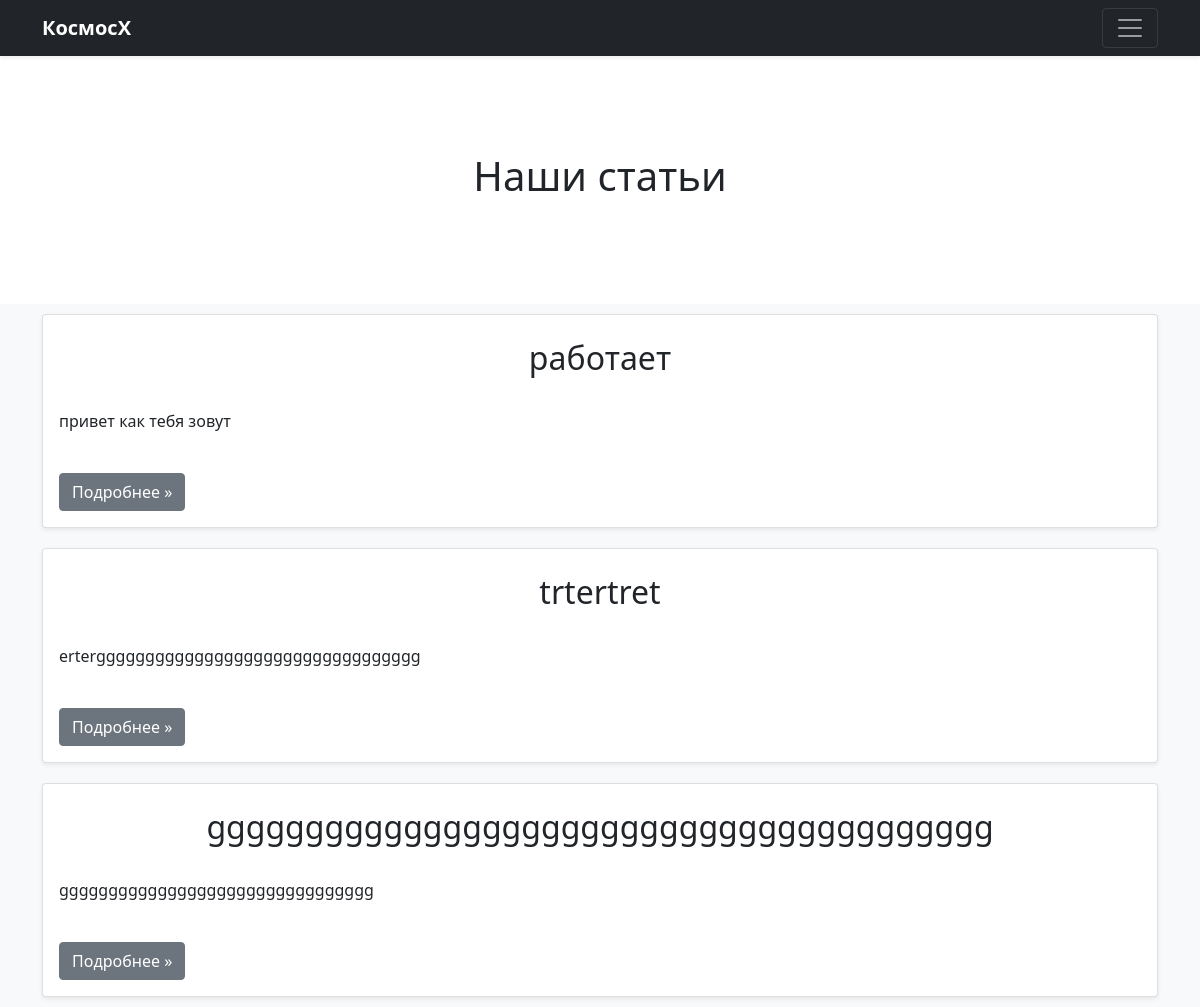
Screenshot of /category/articles_for_adults.php with the database file from the repository.
### tables this page shows
CREATE TABLE `age_old` (
  `id` int(11) NOT NULL,
  `title` varchar(255) NOT NULL,
  `description` varchar(255) DEFAULT NULL,
  `text` text NOT NULL,
  `img` varchar(255) NOT NULL
);

### category/articles_for_adults.php (the view, shortened to what this page needs)
<!Doctype html>
<html lang="en">
  <head>
<link href="../assets/dist/css/bootstrap.min.css" rel="stylesheet">
  </head>
  <body>
  <?php require_once "../blocks/header.php"; ?>
<main>
  <section class="py-5 text-center container">
    <div class="row py-lg-5">
      <div class="col-lg-6 col-md-8 mx-auto">
        <h1 class="fw-light">Наши статьи</h1>
      </div>
    </div>
  </section>
  <?php
      require_once "../connect_db/connect.php";
      $query = "SELECT * FROM age_old";
      $result = $connection->query($query);
      $rows = $result->num_rows;
      for ($j = 0; $j < $rows; ++$j)
      {
          ?>
<div class="album bg-light dec" style="padding: 10px">
              <div class="container">
                  <div class="col">
                      <div class="card shadow-sm">
                          <div class="card-body">
                          <h2 class="card-text" style="justify-content: center;"><?php
                          $result->data_seek($j);
                          echo '<h2 style="text-align: center;">' . $result->fetch_assoc()['title'] . '</h2><br>';
                          $result->data_seek($j);
                          echo '<p>' . $result->fetch_assoc()['description'] . '</p><br>';?></h2>
                          <div class="d-flex justify-content-between align-items-center">
                              <div class="btn-group">
                              <a class="btn btn-secondary" href="article_ol.php?id=<?php
                              $result->data_seek($j);
                              echo $result->fetch_assoc()['id']; ?>" role="button">Подробнее &raquo;</a>
                              </div>
                          </div>
                          </div>
                      </div>
                  </div>
                </div>
              </div>
          <?php
      }
  ?>
</main>
  </body>
</html>

### rows the page displays
age_old: title "работает", description "привет как тебя зовут"
age_old: title "trtertret", description "erterggggggggggggggggggggggggggggggggg"
age_old: title "gggggggggggggggggggggggggggggggggggggggg", description "gggggggggggggggggggggggggggggggg"
